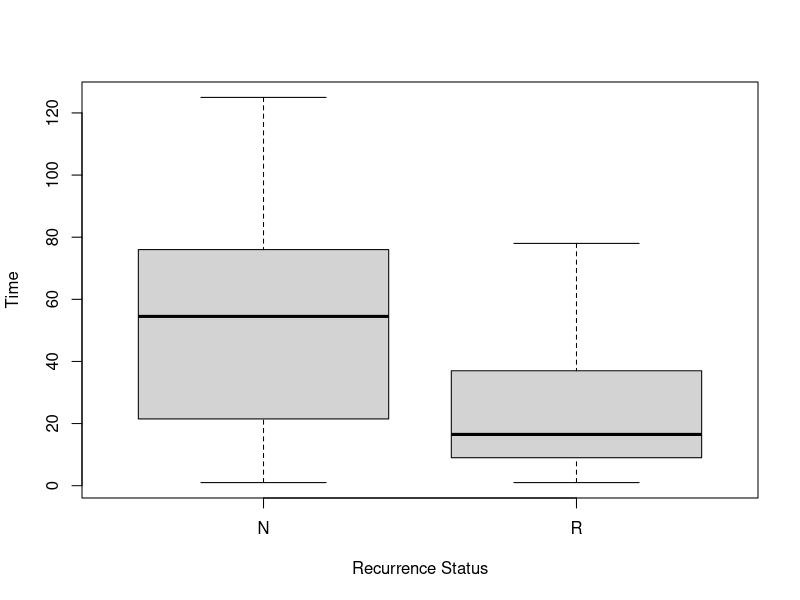
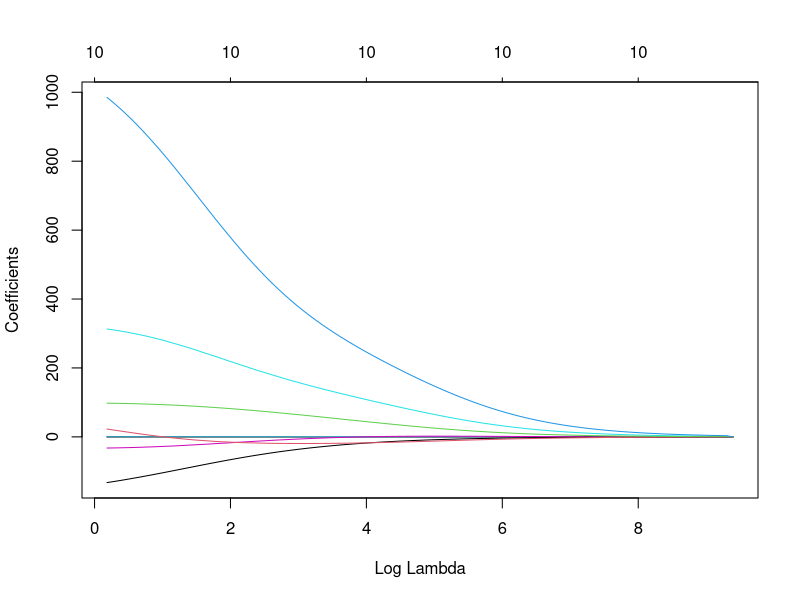
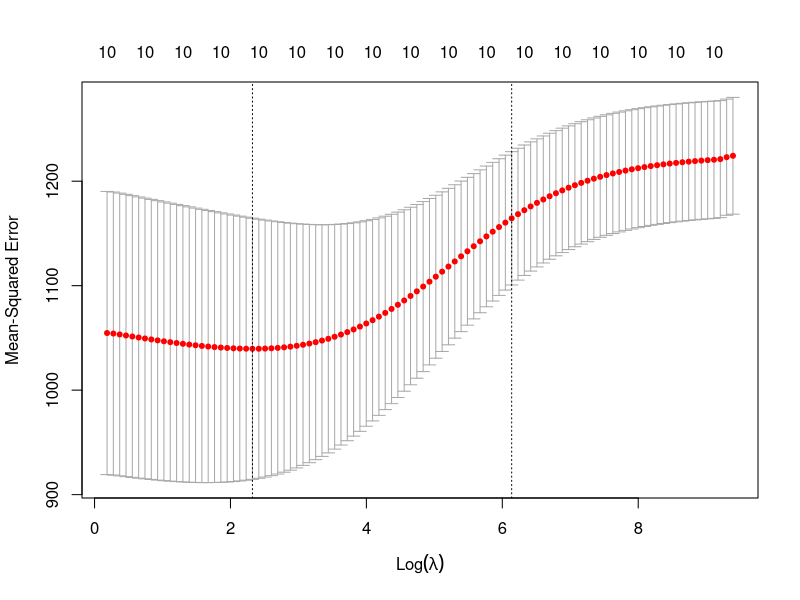
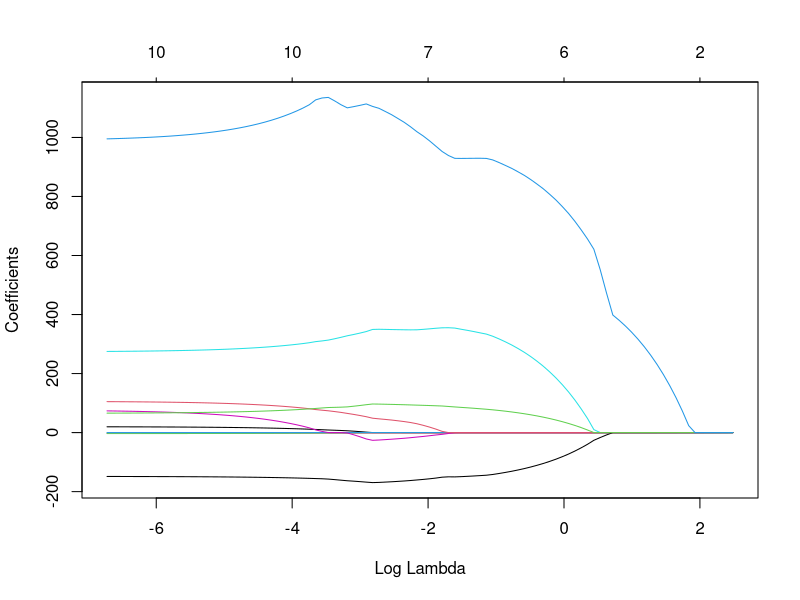
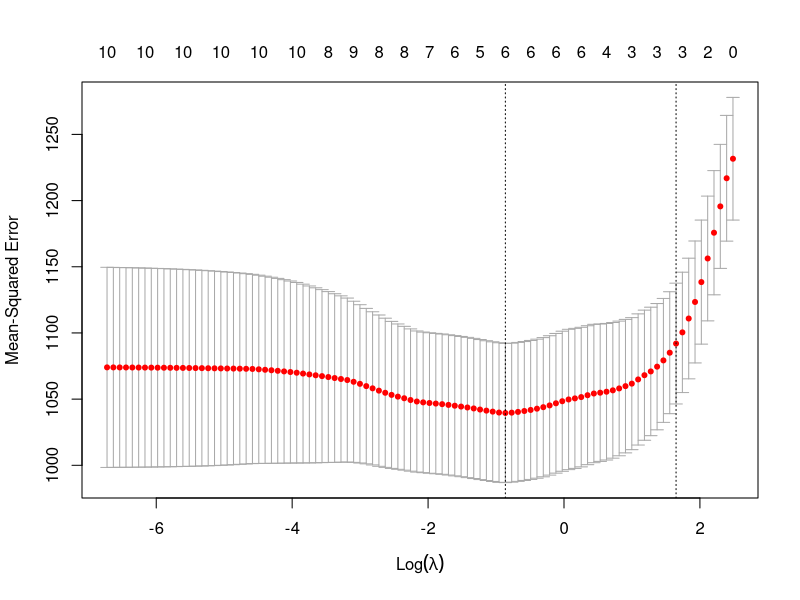

Reproduce these figures in R, in order.
## ---- chunk 1
knitr::opts_chunk$set(echo = TRUE)
## ---- chunk 2
setwd("C:/Users/ivyfo/Dropbox/Master of Public Health/Master of Public Health - Courses/Fall 2018 - Courses/CHL7001 - Machine Learning/CHL7001 - Assignments/CHL7001 A1")
## ---- chunk 3
#load packages to be used
library(glmnet)
## ---- chunk 4
bc <- read.csv("bc_data.csv", header=F, na.strings="?") #read csv data into R, specify no variable names, return ? for missing values
bc <- na.omit(bc) #only keep observations with complete information
## ---- chunk 5
bcn <- subset(bc, bc$V2=="N") #create subset with only those without recurrence
bcr <- subset(bc, bc$V2=="R") #create subset with only those with recurrence

mean(bcn$V3) #calculate mean of time variable for those without recurrence = 53.58108
sd(bcn$V3) #calculate sd of time variable for those without recurrence = 34.91935

mean(bcr$V3) #calculate mean of time variable for those with recurrence = 25.56522
sd(bcr$V3) #calculate sd of time variable for those with recurrence = 22.72703
## ---- chunk 6
boxplot(bc$V3~bc$V2, xlab="Recurrence Status", ylab="Time") #create boxplot for the time variable for the two groups 
## ---- chunk 7
x <- model.matrix(V3~V4+V5+V6+V7+V8+V9+V10+V11+V12+V13,bcn) #specify the predictor variables V4-13
y <- bcn$V3 #specify the outcome variable V3

rr.mod <- glmnet(x,y,family="gaussian",alpha=0) #train a ridge regression model using the default values
plot(rr.mod, xvar="lambda") #plot the coefficients for different levels of regularization
## ---- chunk 8
cv.rr <- cv.glmnet(x,y,alpha=0,nfolds=5) #perform 5-fold cross-validation 
plot(cv.rr) #plot MSE versus log(lambda)
cv.rr$lambda.min #print the lambda associated with the min MSE = 13.37345
coef.min <- coef(cv.rr, s = "lambda.min") #print the unstandardized coefficients associated with the optimal lambda 
coef.min
## ---- chunk 9
mean((y-predict(rr.mod, newx=x, s= cv.rr$lambda.min))^2) #calculate the MSE of the whole data set using the optimal lamda = 985.8034
## ---- chunk 10
l.mod <- glmnet(x,y,family="gaussian",alpha=1) #train a lasso model using the default values
plot(l.mod, xvar="lambda") #plot the coefficients for different levels of regularization
## ---- chunk 11
cv.l <- cv.glmnet(x,y,alpha=1,nfolds=5) #perform 5-fold cross-validation 
plot(cv.l) #plot MSE versus log(lambda)
cv.l$lambda.min #print the lambda associated with the min MSE = 0.7373547
coef.min2 <- coef(cv.l, s = "lambda.min") #print the unstandardized coefficients associated with the optimal lambda
coef.min2
row.names(coef.min2)[as.vector(coef.min2)!=0] #print only non-zero coefficients = V5, V6, V8, V10, V12, V13
## ---- chunk 12
mean((y-predict(l.mod, newx=x, s= cv.l$lambda.min))^2) #calculate the MSE of the whole data set using the optimal lamda = 972.7765
